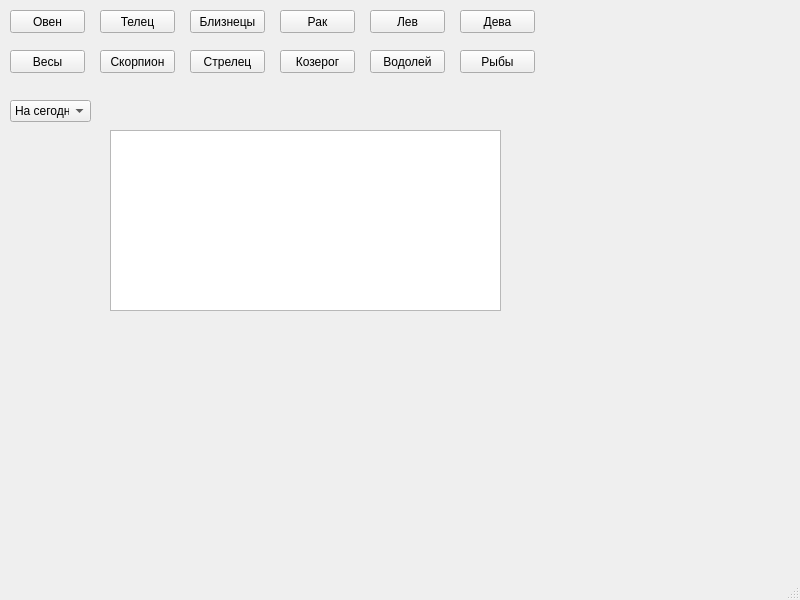
<?xml version="1.0" encoding="UTF-8"?>
<ui version="4.0">
 <class>MainWindow</class>
 <widget class="QMainWindow" name="MainWindow">
  <property name="geometry">
   <rect>
    <x>0</x>
    <y>0</y>
    <width>800</width>
    <height>600</height>
   </rect>
  </property>
  <property name="windowTitle">
   <string>Zodiac</string>
  </property>
  <property name="windowIcon">
   <iconset>
    <normaloff>images/Zodiac(logo).png</normaloff>images/Zodiac(logo).png</iconset>
  </property>
  <widget class="QWidget" name="centralwidget">
   <widget class="QPushButton" name="Aries">
    <property name="enabled">
     <bool>true</bool>
    </property>
    <property name="geometry">
     <rect>
      <x>10</x>
      <y>10</y>
      <width>75</width>
      <height>23</height>
     </rect>
    </property>
    <property name="acceptDrops">
     <bool>false</bool>
    </property>
    <property name="text">
     <string>Овен</string>
    </property>
    <property name="iconSize">
     <size>
      <width>128</width>
      <height>128</height>
     </size>
    </property>
    <property name="autoExclusive">
     <bool>false</bool>
    </property>
    <property name="flat">
     <bool>false</bool>
    </property>
   </widget>
   <widget class="QPushButton" name="Taurus">
    <property name="geometry">
     <rect>
      <x>100</x>
      <y>10</y>
      <width>75</width>
      <height>23</height>
     </rect>
    </property>
    <property name="text">
     <string>Телец</string>
    </property>
    <property name="iconSize">
     <size>
      <width>128</width>
      <height>128</height>
     </size>
    </property>
   </widget>
   <widget class="QPushButton" name="Gemini">
    <property name="geometry">
     <rect>
      <x>190</x>
      <y>10</y>
      <width>75</width>
      <height>23</height>
     </rect>
    </property>
    <property name="text">
     <string>Близнецы</string>
    </property>
   </widget>
   <widget class="QPushButton" name="Cancer">
    <property name="geometry">
     <rect>
      <x>280</x>
      <y>10</y>
      <width>75</width>
      <height>23</height>
     </rect>
    </property>
    <property name="text">
     <string>Рак</string>
    </property>
   </widget>
   <widget class="QPushButton" name="Leo">
    <property name="geometry">
     <rect>
      <x>370</x>
      <y>10</y>
      <width>75</width>
      <height>23</height>
     </rect>
    </property>
    <property name="text">
     <string>Лев</string>
    </property>
   </widget>
   <widget class="QPushButton" name="Virgo">
    <property name="geometry">
     <rect>
      <x>460</x>
      <y>10</y>
      <width>75</width>
      <height>23</height>
     </rect>
    </property>
    <property name="text">
     <string>Дева</string>
    </property>
   </widget>
   <widget class="QPushButton" name="Libra">
    <property name="geometry">
     <rect>
      <x>10</x>
      <y>50</y>
      <width>75</width>
      <height>23</height>
     </rect>
    </property>
    <property name="text">
     <string>Весы</string>
    </property>
   </widget>
   <widget class="QPushButton" name="Scorpio">
    <property name="geometry">
     <rect>
      <x>100</x>
      <y>50</y>
      <width>75</width>
      <height>23</height>
     </rect>
    </property>
    <property name="text">
     <string>Скорпион</string>
    </property>
   </widget>
   <widget class="QPushButton" name="Sagittarius">
    <property name="geometry">
     <rect>
      <x>190</x>
      <y>50</y>
      <width>75</width>
      <height>23</height>
     </rect>
    </property>
    <property name="text">
     <string>Стрелец</string>
    </property>
   </widget>
   <widget class="QPushButton" name="Capricorn">
    <property name="geometry">
     <rect>
      <x>280</x>
      <y>50</y>
      <width>75</width>
      <height>23</height>
     </rect>
    </property>
    <property name="text">
     <string>Козерог</string>
    </property>
   </widget>
   <widget class="QPushButton" name="Aquarius">
    <property name="geometry">
     <rect>
      <x>370</x>
      <y>50</y>
      <width>75</width>
      <height>23</height>
     </rect>
    </property>
    <property name="text">
     <string>Водолей</string>
    </property>
   </widget>
   <widget class="QPushButton" name="Pisces">
    <property name="geometry">
     <rect>
      <x>460</x>
      <y>50</y>
      <width>75</width>
      <height>23</height>
     </rect>
    </property>
    <property name="text">
     <string>Рыбы</string>
    </property>
   </widget>
   <widget class="QComboBox" name="comboBox">
    <property name="geometry">
     <rect>
      <x>10</x>
      <y>100</y>
      <width>81</width>
      <height>22</height>
     </rect>
    </property>
    <property name="currentText">
     <string>На сегодня</string>
    </property>
    <property name="currentIndex">
     <number>1</number>
    </property>
    <item>
     <property name="text">
      <string>На вчера</string>
     </property>
    </item>
    <item>
     <property name="text">
      <string>На сегодня</string>
     </property>
    </item>
    <item>
     <property name="text">
      <string>На завтра</string>
     </property>
    </item>
    <item>
     <property name="text">
      <string>На неделю</string>
     </property>
    </item>
    <item>
     <property name="text">
      <string>На месяц</string>
     </property>
    </item>
    <item>
     <property name="text">
      <string>На год</string>
     </property>
    </item>
   </widget>
   <widget class="QTextBrowser" name="textBrowser">
    <property name="geometry">
     <rect>
      <x>110</x>
      <y>130</y>
      <width>391</width>
      <height>181</height>
     </rect>
    </property>
   </widget>
  </widget>
  <widget class="QMenuBar" name="menubar">
   <property name="geometry">
    <rect>
     <x>0</x>
     <y>0</y>
     <width>800</width>
     <height>21</height>
    </rect>
   </property>
  </widget>
  <widget class="QStatusBar" name="statusbar"/>
 </widget>
 <resources/>
 <connections/>
</ui>
